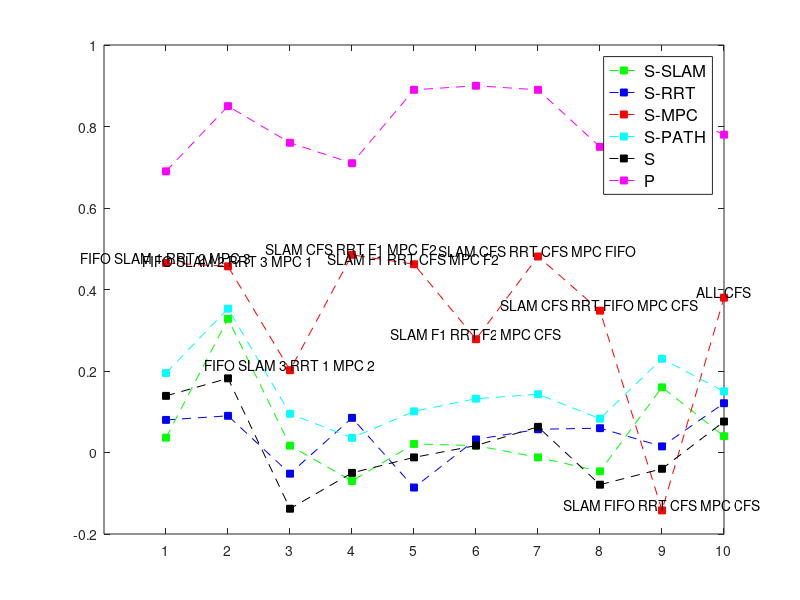
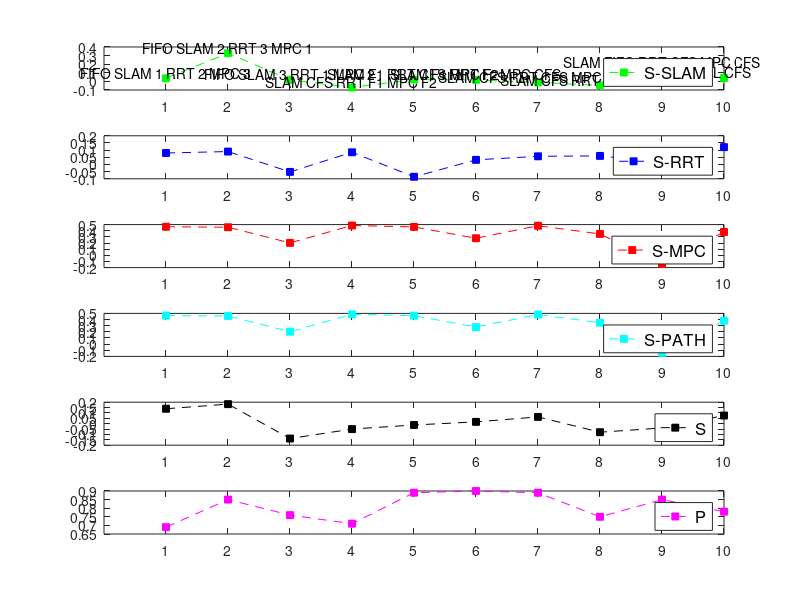

Write MATLAB code to recreate these figures, in order.
clc;
clear all;
close all;  

            x1=[1,2,3,4,5,6,7,8,9,10];
            y1 = [.0364, .3281, .0168, -.0699, .021, .017, -.012, -.046, .16, .04];
            y2 = [.08, .09, -.052, .085, -.086, .032, .057, .0597, .015, .121];
            y3 = [.465, .457, .202, .485, .462, .278, .481, .348, -.142, .38 ];
            y4 = [.195, .353, .095, .036, .101, .132, .143, .083, .23, .15  ];
            y5 = [.139, .182, -.138, -.05, -.012, .017, .063, -.079, -.04, .076 ];
            y6 = [.69 , .85, .76, .71, .89 , .9 , .89, .75, .85, .78 ];
figure('Name','individual contr FIFO SLAM 20 RRT 30 MPC 40');
            title(' TSP-CFS FIFO SLAM 20 RRT 30 MPC 40')
            
                        ax = gca;

%             err1 = [num(1,3),num(5,3),num(9,3),num(13,3)];
            plot(x1,y1,'--gs', 'MarkerSize',5,'MarkerEdgeColor','green','MarkerFaceColor','green');
            hold on
                plot(x1,y2,'--bs','MarkerSize',5,'MarkerEdgeColor','blue','MarkerFaceColor','blue');
                            hold on
               plot( x1,y3,'--rs','MarkerSize',5,'MarkerEdgeColor','red','MarkerFaceColor','red');
                           hold on
               plot( x1,y4,'--cs','MarkerSize',5,'MarkerEdgeColor','cyan','MarkerFaceColor','cyan');
                           hold on
               plot( x1,y5,'--ks','MarkerSize',5,'MarkerEdgeColor','black','MarkerFaceColor','black');
                           hold on
               plot( x1,y6,'--ms','MarkerSize',5,'MarkerEdgeColor','magenta','MarkerFaceColor','magenta');
            labels = {'FIFO SLAM 1 RRT 2 MPC 3','FIFO SLAM 2 RRT 3 MPC 1','FIFO SLAM 3 RRT 1 MPC 2','SLAM CFS RRT F1 MPC F2','SLAM F1 RRT CFS MPC F2',...
                'SLAM F1 RRT F2 MPC CFS', 'SLAM CFS RRT CFS MPC FIFO', 'SLAM CFS RRT FIFO MPC CFS', 'SLAM FIFO RRT CFS MPC CFS', 'ALL CFS'};

%             errorbar(x1,y1,err1,'-g','linewidth',1,'MarkerSize',5,...
%                 'MarkerEdgeColor','green','MarkerFaceColor','green')
            text(x1,y3,labels,'VerticalAlignment','bottom','HorizontalAlignment','center')
             xticks([1 2 3 4 5 6 7 8 9 10])

            %ylabel('Response Time (s)','Fontsize',12)
%             xlim([0.5 4.5])
            legend('S-SLAM','S-RRT','S-MPC','S-PATH','S','P','Fontsize',12,'Location','NorthEast')
            
  figure('Name','correlation study with priority');
            title(' correlation study with priority')          
subplot(6,1,1)
            ax = gca;
%             x1=[1,2,3,4,5,6,7,8,9,10];
%             y1 = [.0364, .3281, .0168, -.0699, .021, .017, -.012, -.046, .16, .04];
%             err1 = [num(1,3),num(5,3),num(9,3),num(13,3)];
            plot(x1,y1,'--gs','MarkerSize',5,'MarkerEdgeColor','green','MarkerFaceColor','green');
            labels = {'FIFO SLAM 1 RRT 2 MPC 3','FIFO SLAM 2 RRT 3 MPC 1','FIFO SLAM 3 RRT 1 MPC 2','SLAM CFS RRT F1 MPC F2','SLAM F1 RRT CFS MPC F2',...
                'SLAM F1 RRT F2 MPC CFS', 'SLAM CFS RRT CFS MPC FIFO', 'SLAM CFS RRT FIFO MPC CFS', 'SLAM FIFO RRT CFS MPC CFS', 'ALL CFS'};

%             errorbar(x1,y1,err1,'-g','linewidth',1,'MarkerSize',5,...
%                 'MarkerEdgeColor','green','MarkerFaceColor','green')
            text(x1,y1,labels,'VerticalAlignment','bottom','HorizontalAlignment','center')
             xticks([1 2 3 4 5 6 7 8 9 10])

            %ylabel('Response Time (s)','Fontsize',12)
%             xlim([0.5 4.5])
            legend('S-SLAM','Fontsize',12,'Location','NorthEast')
%            title('Xavier NX 2 core 15W All FIFO')


%             yyaxis right; cla; hold on;
%             plot(SPi,WCMS,'-k','linewidth',2)
           subplot(6,1,2)
            ax = gca;
%             x1=[1,2,3,4,5,6,7,8,9,10];
%             y1 = [.08, .09, -.052, .085, -.086, .032, .057, .0597, .015, .121];
%             err1 = [num(1,3),num(5,3),num(9,3),num(13,3)];
            plot(x1,y2,'--bs','MarkerSize',5,'MarkerEdgeColor','blue','MarkerFaceColor','blue');
%             labels = {'FIFO SLAM 1 RRT 2 MPC 3','FIFO SLAM 2 RRT 3 MPC 1','FIFO SLAM 3 RRT 1 MPC 2','SLAM CFS RRT F1 MPC F2','SLAM F1 RRT CFS MPC F2',...
%                 'SLAM F1 RRT F2 MPC CFS', 'SLAM CFS RRT CFS MPC FIFO', 'SLAM CFS RRT FIFO MPC CFS', 'SLAM FIFO RRT CFS MPC CFS', 'ALL CFS'};

%             errorbar(x1,y1,err1,'-g','linewidth',1,'MarkerSize',5,...
%                 'MarkerEdgeColor','green','MarkerFaceColor','green')
           % text(x1,y1,labels,'VerticalAlignment','bottom','HorizontalAlignment','center')
             xticks([1 2 3 4 5 6 7 8 9 10])

            %ylabel('Response Time (s)','Fontsize',12)
%             xlim([0.5 4.5])
            legend('S-RRT','Fontsize',12,'Location','NorthEast')
            
            
           subplot(6,1,3)
            ax = gca;
%             x1=[1,2,3,4,5,6,7,8,9,10];
%             y1 = [.08, .09, -.052, .085, -.086, .032, .057, .0597, .015, .121];
%             err1 = [num(1,3),num(5,3),num(9,3),num(13,3)];
            plot(x1,y3,'--rs','MarkerSize',5,'MarkerEdgeColor','red','MarkerFaceColor','red');
%             labels = {'FIFO SLAM 1 RRT 2 MPC 3','FIFO SLAM 2 RRT 3 MPC 1','FIFO SLAM 3 RRT 1 MPC 2','SLAM CFS RRT F1 MPC F2','SLAM F1 RRT CFS MPC F2',...
%                 'SLAM F1 RRT F2 MPC CFS', 'SLAM CFS RRT CFS MPC FIFO', 'SLAM CFS RRT FIFO MPC CFS', 'SLAM FIFO RRT CFS MPC CFS', 'ALL CFS'};

%             errorbar(x1,y1,err1,'-g','linewidth',1,'MarkerSize',5,...
%                 'MarkerEdgeColor','green','MarkerFaceColor','green')
            %text(x1,y1,labels,'VerticalAlignment','bottom','HorizontalAlignment','center')
             xticks([1 2 3 4 5 6 7 8 9 10])

            %ylabel('Response Time (s)','Fontsize',12)
%             xlim([0.5 4.5])
            legend('S-MPC','Fontsize',12,'Location','NorthEast')         
            
            
           subplot(6,1,4)
            ax = gca;
%             x1=[1,2,3,4,5,6,7,8,9,10];
%             y1 = [.08, .09, -.052, .085, -.086, .032, .057, .0597, .015, .121];
%             err1 = [num(1,3),num(5,3),num(9,3),num(13,3)];
            plot(x1,y3,'--cs','MarkerSize',5,'MarkerEdgeColor','cyan','MarkerFaceColor','cyan');
%             labels = {'FIFO SLAM 1 RRT 2 MPC 3','FIFO SLAM 2 RRT 3 MPC 1','FIFO SLAM 3 RRT 1 MPC 2','SLAM CFS RRT F1 MPC F2','SLAM F1 RRT CFS MPC F2',...
%                 'SLAM F1 RRT F2 MPC CFS', 'SLAM CFS RRT CFS MPC FIFO', 'SLAM CFS RRT FIFO MPC CFS', 'SLAM FIFO RRT CFS MPC CFS', 'ALL CFS'};

%             errorbar(x1,y1,err1,'-g','linewidth',1,'MarkerSize',5,...
%                 'MarkerEdgeColor','green','MarkerFaceColor','green')
            %text(x1,y1,labels,'VerticalAlignment','bottom','HorizontalAlignment','center')
             xticks([1 2 3 4 5 6 7 8 9 10])

            %ylabel('Response Time (s)','Fontsize',12)
%             xlim([0.5 4.5])
            legend('S-PATH','Fontsize',12,'Location','NorthEast')
            
           subplot(6,1,5)
            ax = gca;
%             x1=[1,2,3,4,5,6,7,8,9,10];
%             y1 = [.08, .09, -.052, .085, -.086, .032, .057, .0597, .015, .121];
%             err1 = [num(1,3),num(5,3),num(9,3),num(13,3)];
            plot(x1,y5,'--ks','MarkerSize',5,'MarkerEdgeColor','black','MarkerFaceColor','black');
%             labels = {'FIFO SLAM 1 RRT 2 MPC 3','FIFO SLAM 2 RRT 3 MPC 1','FIFO SLAM 3 RRT 1 MPC 2','SLAM CFS RRT F1 MPC F2','SLAM F1 RRT CFS MPC F2',...
%                 'SLAM F1 RRT F2 MPC CFS', 'SLAM CFS RRT CFS MPC FIFO', 'SLAM CFS RRT FIFO MPC CFS', 'SLAM FIFO RRT CFS MPC CFS', 'ALL CFS'};

%             errorbar(x1,y1,err1,'-g','linewidth',1,'MarkerSize',5,...
%                 'MarkerEdgeColor','green','MarkerFaceColor','green')
            %text(x1,y1,labels,'VerticalAlignment','bottom','HorizontalAlignment','center')
             xticks([1 2 3 4 5 6 7 8 9 10])

            %ylabel('Response Time (s)','Fontsize',12)
%             xlim([0.5 4.5])
            legend('S','Fontsize',12,'Location','NorthEast')
            
            
           subplot(6,1,6)
            ax = gca;
%             x1=[1,2,3,4,5,6,7,8,9,10];
%             y1 = [.08, .09, -.052, .085, -.086, .032, .057, .0597, .015, .121];
%             err1 = [num(1,3),num(5,3),num(9,3),num(13,3)];
            plot(x1,y6,'--ms','MarkerSize',5,'MarkerEdgeColor','magenta','MarkerFaceColor','magenta');
%             labels = {'FIFO SLAM 1 RRT 2 MPC 3','FIFO SLAM 2 RRT 3 MPC 1','FIFO SLAM 3 RRT 1 MPC 2','SLAM CFS RRT F1 MPC F2','SLAM F1 RRT CFS MPC F2',...
%                 'SLAM F1 RRT F2 MPC CFS', 'SLAM CFS RRT CFS MPC FIFO', 'SLAM CFS RRT FIFO MPC CFS', 'SLAM FIFO RRT CFS MPC CFS', 'ALL CFS'};

%             errorbar(x1,y1,err1,'-g','linewidth',1,'MarkerSize',5,...
%                 'MarkerEdgeColor','green','MarkerFaceColor','green')
            %text(x1,y1,labels,'VerticalAlignment','bottom','HorizontalAlignment','center')
             xticks([1 2 3 4 5 6 7 8 9 10])

            %ylabel('Response Time (s)','Fontsize',12)
%             xlim([0.5 4.5])
            legend('P','Fontsize',12,'Location','NorthEast')            